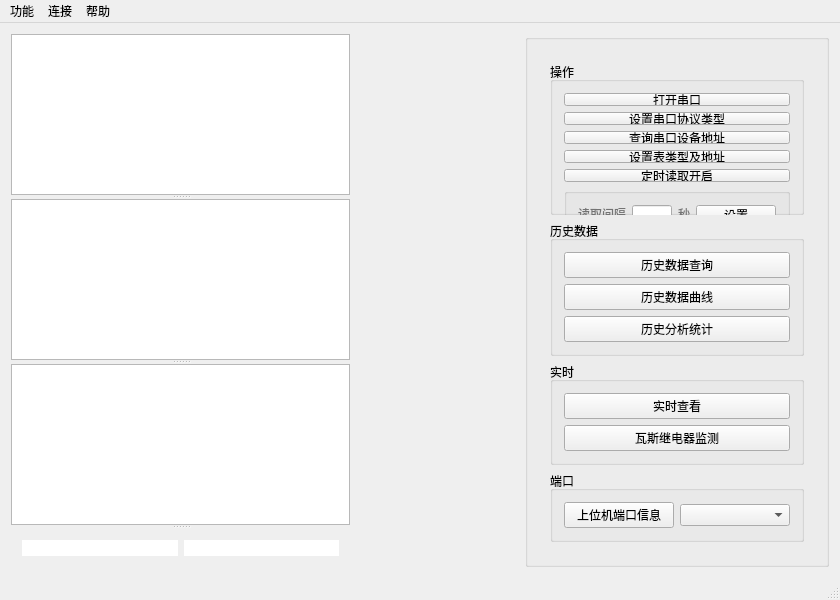
<?xml version="1.0" encoding="UTF-8"?>
<ui version="4.0">
 <class>MainWindow</class>
 <widget class="QMainWindow" name="MainWindow">
  <property name="geometry">
   <rect>
    <x>0</x>
    <y>0</y>
    <width>840</width>
    <height>600</height>
   </rect>
  </property>
  <property name="minimumSize">
   <size>
    <width>840</width>
    <height>600</height>
   </size>
  </property>
  <property name="maximumSize">
   <size>
    <width>16777215</width>
    <height>16777215</height>
   </size>
  </property>
  <property name="windowTitle">
   <string>SF6ESys</string>
  </property>
  <widget class="QWidget" name="centralWidget">
   <property name="sizePolicy">
    <sizepolicy hsizetype="Expanding" vsizetype="Expanding">
     <horstretch>0</horstretch>
     <verstretch>0</verstretch>
    </sizepolicy>
   </property>
   <layout class="QHBoxLayout" name="horizontalLayout_3" stretch="2,1,1">
    <item>
     <widget class="QSplitter" name="splitter">
      <property name="orientation">
       <enum>Qt::Vertical</enum>
      </property>
      <widget class="QTextEdit" name="textEditPrint">
       <property name="enabled">
        <bool>true</bool>
       </property>
      </widget>
      <widget class="QTextEdit" name="textEditRcvDisplay"/>
      <widget class="QTextEdit" name="textEditConnectInfo"/>
      <widget class="QGroupBox" name="groupBox_status">
       <property name="styleSheet">
        <string notr="true">border: none;</string>
       </property>
       <property name="title">
        <string/>
       </property>
       <layout class="QHBoxLayout" name="horizontalLayout_2">
        <item>
         <widget class="QLineEdit" name="lineEdit_time">
          <property name="enabled">
           <bool>false</bool>
          </property>
          <property name="styleSheet">
           <string notr="true"/>
          </property>
         </widget>
        </item>
        <item>
         <widget class="QLineEdit" name="lineEdit_rcvAndSendCount">
          <property name="enabled">
           <bool>false</bool>
          </property>
         </widget>
        </item>
       </layout>
      </widget>
     </widget>
    </item>
    <item>
     <spacer name="horizontalSpacer">
      <property name="orientation">
       <enum>Qt::Horizontal</enum>
      </property>
      <property name="sizeHint" stdset="0">
       <size>
        <width>172</width>
        <height>20</height>
       </size>
      </property>
     </spacer>
    </item>
    <item>
     <widget class="QGroupBox" name="groupBox">
      <property name="sizePolicy">
       <sizepolicy hsizetype="Expanding" vsizetype="Expanding">
        <horstretch>0</horstretch>
        <verstretch>0</verstretch>
       </sizepolicy>
      </property>
      <property name="font">
       <font>
        <pointsize>9</pointsize>
       </font>
      </property>
      <property name="title">
       <string/>
      </property>
      <layout class="QHBoxLayout" name="horizontalLayout_4">
       <item>
        <widget class="QWidget" name="operateWidget" native="true">
         <property name="sizePolicy">
          <sizepolicy hsizetype="Expanding" vsizetype="Expanding">
           <horstretch>0</horstretch>
           <verstretch>0</verstretch>
          </sizepolicy>
         </property>
         <layout class="QVBoxLayout" name="verticalLayout">
          <item>
           <widget class="QGroupBox" name="groupBox_3">
            <property name="sizePolicy">
             <sizepolicy hsizetype="Expanding" vsizetype="Expanding">
              <horstretch>0</horstretch>
              <verstretch>0</verstretch>
             </sizepolicy>
            </property>
            <property name="title">
             <string>操作</string>
            </property>
            <layout class="QVBoxLayout" name="verticalLayout_3">
             <item>
              <widget class="QPushButton" name="pushButtonSerial">
               <property name="text">
                <string>打开串口</string>
               </property>
              </widget>
             </item>
             <item>
              <widget class="QPushButton" name="pushButton_setDeviceType">
               <property name="text">
                <string>设置串口协议类型</string>
               </property>
              </widget>
             </item>
             <item>
              <widget class="QPushButton" name="pushButtonWriteSerialPort">
               <property name="text">
                <string>查询串口设备地址</string>
               </property>
              </widget>
             </item>
             <item>
              <widget class="QPushButton" name="pushButton_addChildDevice">
               <property name="text">
                <string>设置表类型及地址</string>
               </property>
              </widget>
             </item>
             <item>
              <widget class="QPushButton" name="pushButtonReadData">
               <property name="sizePolicy">
                <sizepolicy hsizetype="Minimum" vsizetype="Fixed">
                 <horstretch>0</horstretch>
                 <verstretch>0</verstretch>
                </sizepolicy>
               </property>
               <property name="text">
                <string>定时读取开启</string>
               </property>
              </widget>
             </item>
             <item>
              <widget class="QGroupBox" name="groupBox_readSet">
               <property name="sizePolicy">
                <sizepolicy hsizetype="Expanding" vsizetype="Expanding">
                 <horstretch>0</horstretch>
                 <verstretch>0</verstretch>
                </sizepolicy>
               </property>
               <property name="minimumSize">
                <size>
                 <width>226</width>
                 <height>50</height>
                </size>
               </property>
               <property name="title">
                <string/>
               </property>
               <layout class="QHBoxLayout" name="horizontalLayout_6">
                <item>
                 <widget class="QLabel" name="label">
                  <property name="sizePolicy">
                   <sizepolicy hsizetype="Expanding" vsizetype="Expanding">
                    <horstretch>0</horstretch>
                    <verstretch>0</verstretch>
                   </sizepolicy>
                  </property>
                  <property name="text">
                   <string>&lt;html&gt;&lt;head/&gt;&lt;body&gt;&lt;p&gt;&lt;span style=&quot; color:#737373;&quot;&gt;读取间隔&lt;/span&gt;&lt;/p&gt;&lt;/body&gt;&lt;/html&gt;</string>
                  </property>
                 </widget>
                </item>
                <item>
                 <widget class="QLineEdit" name="lineEdit_readSet"/>
                </item>
                <item>
                 <widget class="QLabel" name="label_2">
                  <property name="text">
                   <string>&lt;html&gt;&lt;head/&gt;&lt;body&gt;&lt;p&gt;&lt;span style=&quot; color:#747474;&quot;&gt;秒&lt;/span&gt;&lt;/p&gt;&lt;/body&gt;&lt;/html&gt;</string>
                  </property>
                 </widget>
                </item>
                <item>
                 <widget class="QPushButton" name="pushButton_readSet">
                  <property name="sizePolicy">
                   <sizepolicy hsizetype="Minimum" vsizetype="Fixed">
                    <horstretch>0</horstretch>
                    <verstretch>0</verstretch>
                   </sizepolicy>
                  </property>
                  <property name="text">
                   <string>设置</string>
                  </property>
                 </widget>
                </item>
               </layout>
              </widget>
             </item>
            </layout>
           </widget>
          </item>
          <item>
           <widget class="QGroupBox" name="groupBox_2">
            <property name="title">
             <string>历史数据</string>
            </property>
            <layout class="QVBoxLayout" name="verticalLayout_2">
             <item>
              <widget class="QPushButton" name="pushButtonAllSheet">
               <property name="text">
                <string>历史数据查询</string>
               </property>
              </widget>
             </item>
             <item>
              <widget class="QPushButton" name="pushButtonChartStatus">
               <property name="text">
                <string>历史数据曲线</string>
               </property>
              </widget>
             </item>
             <item>
              <widget class="QPushButton" name="pushButtonSheet_historyAnalysis">
               <property name="text">
                <string>历史分析统计</string>
               </property>
              </widget>
             </item>
            </layout>
           </widget>
          </item>
          <item>
           <widget class="QGroupBox" name="groupBox_4">
            <property name="title">
             <string>实时</string>
            </property>
            <layout class="QVBoxLayout" name="verticalLayout_5">
             <item>
              <widget class="QPushButton" name="pushButton_dashBoard">
               <property name="text">
                <string>实时查看</string>
               </property>
              </widget>
             </item>
             <item>
              <widget class="QPushButton" name="pushButton">
               <property name="text">
                <string>瓦斯继电器监测</string>
               </property>
              </widget>
             </item>
            </layout>
           </widget>
          </item>
          <item>
           <widget class="QGroupBox" name="groupBox_ComInfo">
            <property name="title">
             <string>端口</string>
            </property>
            <layout class="QHBoxLayout" name="horizontalLayout_5">
             <item>
              <layout class="QHBoxLayout" name="horizontalLayout">
               <item>
                <widget class="QPushButton" name="pushButtonConnectInfo">
                 <property name="text">
                  <string>上位机端口信息</string>
                 </property>
                </widget>
               </item>
               <item>
                <widget class="QComboBox" name="comboBoxIsActiveCom"/>
               </item>
              </layout>
             </item>
            </layout>
           </widget>
          </item>
          <item>
           <spacer name="verticalSpacer_4">
            <property name="orientation">
             <enum>Qt::Vertical</enum>
            </property>
            <property name="sizeHint" stdset="0">
             <size>
              <width>20</width>
              <height>40</height>
             </size>
            </property>
           </spacer>
          </item>
         </layout>
        </widget>
       </item>
      </layout>
     </widget>
    </item>
   </layout>
  </widget>
  <widget class="QStatusBar" name="statusBar"/>
  <widget class="QMenuBar" name="menuBar">
   <property name="geometry">
    <rect>
     <x>0</x>
     <y>0</y>
     <width>840</width>
     <height>23</height>
    </rect>
   </property>
   <widget class="QMenu" name="menu">
    <property name="title">
     <string>功能</string>
    </property>
    <widget class="QMenu" name="menu_selectSkin">
     <property name="title">
      <string>界面样式</string>
     </property>
     <addaction name="actionblack"/>
     <addaction name="separator"/>
     <addaction name="actionblue"/>
     <addaction name="separator"/>
     <addaction name="actionOrange"/>
    </widget>
    <addaction name="menu_selectSkin"/>
   </widget>
   <widget class="QMenu" name="menu_help">
    <property name="title">
     <string>帮助</string>
    </property>
    <addaction name="actionabout"/>
    <addaction name="separator"/>
    <addaction name="actionBug"/>
    <addaction name="separator"/>
    <addaction name="actionIntroduce"/>
    <addaction name="separator"/>
    <addaction name="actionLog"/>
   </widget>
   <widget class="QMenu" name="menu_2">
    <property name="title">
     <string>连接</string>
    </property>
    <addaction name="action_2"/>
   </widget>
   <addaction name="menu"/>
   <addaction name="menu_2"/>
   <addaction name="menu_help"/>
  </widget>
  <action name="action">
   <property name="text">
    <string>蓝白</string>
   </property>
  </action>
  <action name="actionblack">
   <property name="text">
    <string> 黑白</string>
   </property>
  </action>
  <action name="actionblue">
   <property name="text">
    <string>蓝白</string>
   </property>
  </action>
  <action name="actionabout">
   <property name="text">
    <string>关于软件</string>
   </property>
  </action>
  <action name="actionBug">
   <property name="text">
    <string>上报bug</string>
   </property>
  </action>
  <action name="actionIntroduce">
   <property name="text">
    <string>使用说明</string>
   </property>
  </action>
  <action name="actionLog">
   <property name="text">
    <string>日志</string>
   </property>
  </action>
  <action name="actionOrange">
   <property name="text">
    <string>暗橘(默认)</string>
   </property>
  </action>
  <action name="action_2">
   <property name="text">
    <string>参数</string>
   </property>
  </action>
 </widget>
 <layoutdefault spacing="6" margin="11"/>
 <resources/>
 <connections/>
</ui>
